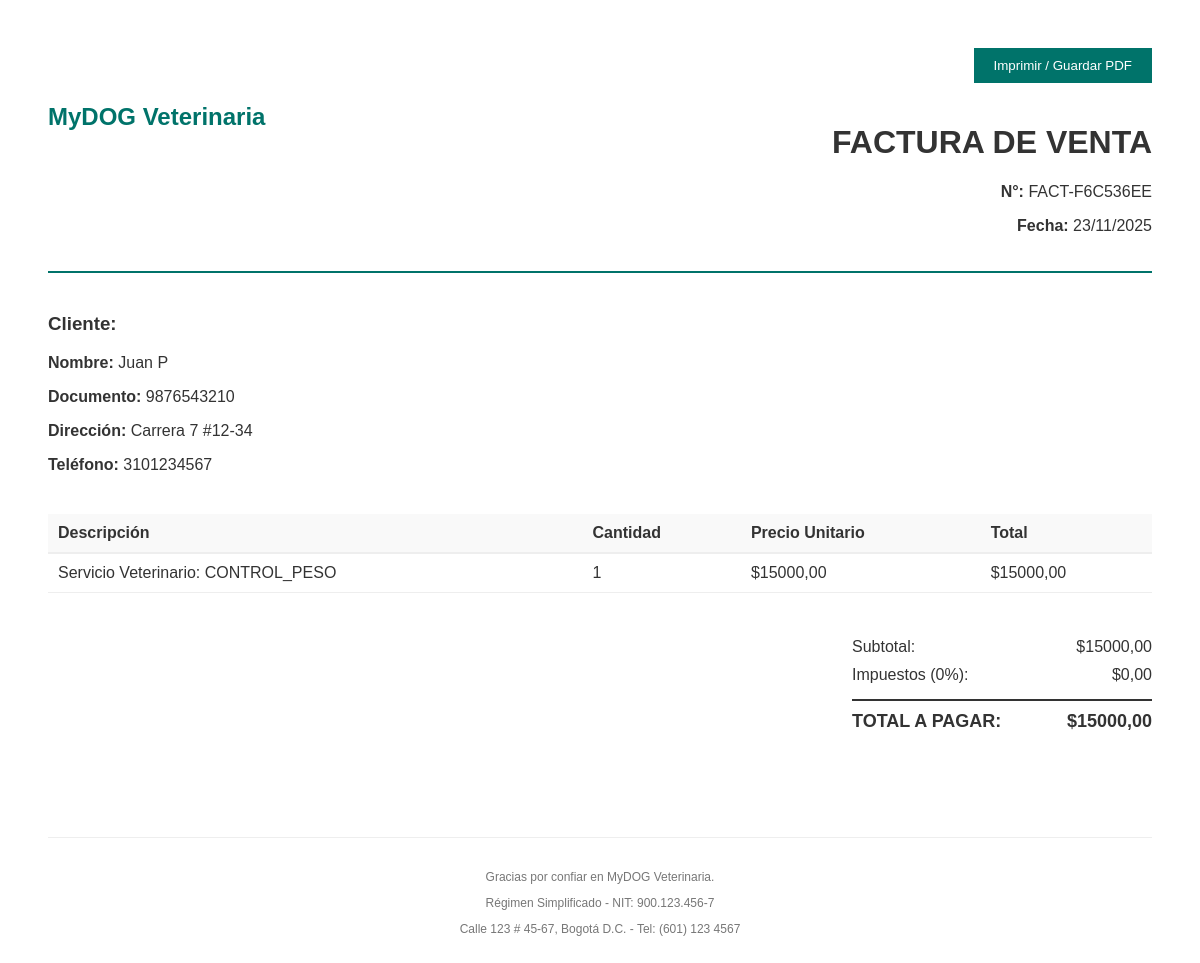
Page /pagos/factura/9/print/ (signed in) on the committed database.
### pagos/models.py (models this page shows, shortened)
class Factura(models.Model):
    numero_factura = models.CharField(
        max_length=50,
        unique=True,
        verbose_name='Número de factura',
        help_text='Número único y consecutivo de la factura'
    )
    pago = models.ForeignKey(
        Pago,
        on_delete=models.PROTECT,
        related_name='facturas',
        verbose_name='Pago asociado'
    )
    propietario = models.ForeignKey(
        'propietarios.Propietario',
        on_delete=models.PROTECT,
        related_name='facturas',
        verbose_name='Propietario'
    )
    subtotal = models.DecimalField(
        max_digits=10,
        decimal_places=2,
        validators=[MinValueValidator(0)],
        verbose_name='Subtotal'
    )
    impuestos = models.DecimalField(
        max_digits=10,
        decimal_places=2,
        validators=[MinValueValidator(0)],
        default=0,
        verbose_name='Impuestos'
    )
    total = models.DecimalField(
        max_digits=10,
        decimal_places=2,
        validators=[MinValueValidator(0)],
        verbose_name='Total'
    )
    pdf = models.FileField(
        upload_to='facturas/%Y/%m/',
        verbose_name='Factura PDF'
    )
    fecha_emision = models.DateTimeField(
        auto_now_add=True,
        verbose_name='Fecha de emisión'
    )
    class Meta:
        verbose_name = 'Factura'
        verbose_name_plural = 'Facturas'
        ordering = ['-fecha_emision']

class Pago(models.Model):
    TIPO_PAGO_CHOICES = [
        ('EFECTIVO', 'Efectivo'),
        ('TARJETA', 'Tarjeta'),
        ('TRANSFERENCIA', 'Transferencia'),
        ('PENDIENTE', 'Pendiente'),
    ]
    ESTADO_CHOICES = [
        ('PENDIENTE', 'Pendiente'),
        ('COMPLETADO', 'Completado'),
        ('FALLIDO', 'Fallido'),
    ]
    cita = models.ForeignKey(
        'citas.Cita',
        on_delete=models.SET_NULL,
        null=True,
        blank=True,
        related_name='pagos',
        verbose_name='Cita asociada'
    )
    propietario = models.ForeignKey(
        'propietarios.Propietario',
        on_delete=models.PROTECT,
        related_name='pagos',
        verbose_name='Propietario'
    )
    monto = models.DecimalField(
        max_digits=10,
        decimal_places=2,
        validators=[MinValueValidator(0.01)],
        verbose_name='Monto',
        help_text='Monto del pago en pesos colombianos'
    )
    tipo_pago = models.CharField(
        max_length=15,
        choices=TIPO_PAGO_CHOICES,
        verbose_name='Tipo de pago'
    )
    estado = models.CharField(
        max_length=15,
        choices=ESTADO_CHOICES,
        default='PENDIENTE',
        verbose_name='Estado del pago'
    )
    referencia = models.CharField(
        max_length=100,
        blank=True,
        verbose_name='Referencia/Comprobante',
        help_text='Número de referencia o comprobante'
    )
    ultimos_4_digitos_validator = RegexValidator(
        regex=r'^\d{4}$',
        message='Debe contener exactamente 4 dígitos'
    )
    ultimos_4_digitos = models.CharField(
        max_length=4,
        blank=True,
        validators=[ultimos_4_digitos_validator],
        verbose_name='Últimos 4 dígitos',
        help_text='Últimos 4 dígitos de la tarjeta (solo si es pago con tarjeta)'
    )
    fecha_pago = models.DateTimeField(
        auto_now_add=True,
        verbose_name='Fecha del pago'
    )
    simulado = models.BooleanField(
        default=True,
        verbose_name='Pago simulado',
        help_text='Indica si es un pago simulado (siempre True en este sistema)'
    )
    usuario_registro = models.ForeignKey(
        'autenticacion.Usuario',
        on_delete=models.PROTECT,
        verbose_name='Usuario que registró el pago'
    )
    class Meta:
        verbose_name = 'Pago'
        verbose_name_plural = 'Pagos'
        ordering = ['-fecha_pago']

### propietarios/models.py (models this page shows, shortened)
class Propietario(models.Model):
    usuario = models.OneToOneField(
        'autenticacion.Usuario',
        on_delete=models.CASCADE,
        related_name='propietario',
        verbose_name='Usuario',
        help_text='Usuario del sistema asociado al propietario'
    )
    nombre = models.CharField(
        max_length=100,
        verbose_name='Nombre completo',
        help_text='Nombre completo del propietario (3-100 caracteres)'
    )
    documento = models.CharField(
        max_length=20,
        unique=True,
        verbose_name='Documento de identidad',
        help_text='Número de documento único del propietario'
    )
    telefono_validator = RegexValidator(
        regex=r'^\d{7,15}$',
        message='El teléfono debe contener entre 7 y 15 dígitos numéricos'
    )
    telefono = models.CharField(
        max_length=15,
        validators=[telefono_validator],
        verbose_name='Teléfono',
        help_text='Teléfono de contacto (7-15 dígitos)'
    )
    correo = models.EmailField(
        unique=True,
        validators=[EmailValidator()],
        verbose_name='Correo electrónico',
        help_text='Correo electrónico único del propietario'
    )
    direccion = models.TextField(
        max_length=200,
        blank=True,
        verbose_name='Dirección',
        help_text='Dirección de residencia (opcional, máx 200 caracteres)'
    )
    fecha_registro = models.DateTimeField(
        auto_now_add=True,
        verbose_name='Fecha de registro'
    )
    fecha_modificacion = models.DateTimeField(
        auto_now=True,
        verbose_name='Fecha de modificación'
    )
    activo = models.BooleanField(
        default=True,
        verbose_name='Activo',
        help_text='Indica si el propietario está activo en el sistema'
    )
    class Meta:
        verbose_name = 'Propietario'
        verbose_name_plural = 'Propietarios'
        ordering = ['-fecha_registro']
        indexes = [
            models.Index(fields=['documento']),
            models.Index(fields=['correo']),
        ]

### citas/models.py (models this page shows, shortened)
class Cita(models.Model):
    ESTADO_CHOICES = [
        ('PROGRAMADA', 'Programada'),
        ('CONFIRMADA', 'Confirmada'),
        ('COMPLETADA', 'Completada'),
        ('CANCELADA', 'Cancelada'),
        ('INASISTENCIA', 'Inasistencia'),
    ]
    propietario = models.ForeignKey(
        'propietarios.Propietario',
        on_delete=models.PROTECT,
        related_name='citas',
        verbose_name='Propietario',
        help_text='Propietario de la mascota'
    )
    mascota = models.ForeignKey(
        'mascotas.Mascota',
        on_delete=models.PROTECT,
        related_name='citas',
        verbose_name='Mascota',
        help_text='Mascota a atender'
    )
    servicio = models.ForeignKey(
        'servicios.Servicio',
        on_delete=models.PROTECT,
        related_name='citas',
        verbose_name='Servicio',
        help_text='Servicio veterinario solicitado'
    )
    veterinario = models.ForeignKey(
        'autenticacion.Usuario',
        on_delete=models.PROTECT,
        limit_choices_to={'rol': 'VETERINARIO'},
        related_name='citas_asignadas',
        verbose_name='Veterinario',
        help_text='Veterinario asignado'
    )
    fecha = models.DateField(
        verbose_name='Fecha',
        help_text='Fecha de la cita'
    )
    hora = models.TimeField(
        verbose_name='Hora',
        help_text='Hora de inicio de la cita'
    )
    estado = models.CharField(
        max_length=15,
        choices=ESTADO_CHOICES,
        default='PROGRAMADA',
        verbose_name='Estado'
    )
    es_emergencia = models.BooleanField(
        default=False,
        verbose_name='Es emergencia',
        help_text='Indica si es una cita de emergencia (sin restricciones de horario)'
    )
    observaciones = models.TextField(
        max_length=500,
        blank=True,
        verbose_name='Observaciones',
        help_text='Observaciones o motivo de la cita'
    )
    motivo_cancelacion = models.TextField(
        max_length=500,
        blank=True,
        verbose_name='Motivo de cancelación',
        help_text='Motivo por el cual se canceló la cita'
    )
    pagado = models.BooleanField(
        default=False,
        verbose_name='Pagado',
        help_text='Indica si la cita ha sido pagada'
    )
    fecha_creacion = models.DateTimeField(
        auto_now_add=True,
        verbose_name='Fecha de creación'
    )
    fecha_modificacion = models.DateTimeField(
        auto_now=True,
        verbose_name='Fecha de modificación'
    )
    usuario_creador = models.ForeignKey(
        'autenticacion.Usuario',
        on_delete=models.PROTECT,
        related_name='citas_creadas',
        verbose_name='Usuario creador',
        help_text='Usuario que creó la cita'
    )
    class Meta:
        verbose_name = 'Cita'
        verbose_name_plural = 'Citas'
        ordering = ['-fecha', '-hora']
        indexes = [
            models.Index(fields=['fecha', 'hora']),
            models.Index(fields=['veterinario', 'fecha']),
            models.Index(fields=['estado']),
        ]
        unique_together = [['veterinario', 'fecha', 'hora']]  # No permitir citas duplicadas

### servicios/models.py (models this page shows, shortened)
class Servicio(models.Model):
    TIPO_CHOICES = [
        ('CONSULTA', 'Consulta veterinaria'),
        ('VACUNACION', 'Vacunación'),
        ('DESPARASITACION', 'Desparasitación'),
        ('CIRUGIA', 'Cirugía'),
        ('CONTROL_PESO', 'Control de peso'),
        ('PELUQUERIA', 'Peluquería'),
        ('VENTA_PRODUCTOS', 'Venta de productos'),
        ('OTRO', 'Otro'),
    ]
    nombre = models.CharField(
        max_length=20,
        choices=TIPO_CHOICES,
        unique=True,
        verbose_name='Nombre del servicio',
        help_text='Tipo de servicio veterinario'
    )
    duracion_minutos = models.PositiveIntegerField(
        validators=[MinValueValidator(15)],
        verbose_name='Duración en minutos',
        help_text='Duración estimada del servicio (mínimo 15 minutos)'
    )
    precio = models.DecimalField(
        max_digits=10,
        decimal_places=2,
        validators=[MinValueValidator(0)],
        verbose_name='Precio',
        help_text='Precio del servicio en pesos colombianos'
    )
    descripcion = models.TextField(
        max_length=500,
        blank=True,
        verbose_name='Descripción',
        help_text='Descripción detallada del servicio (opcional)'
    )
    activo = models.BooleanField(
        default=True,
        verbose_name='Activo',
        help_text='Indica si el servicio está disponible para agendamiento'
    )
    color_calendario = models.CharField(
        max_length=7,
        default='#00736A',
        verbose_name='Color en calendario',
        help_text='Color en formato hexadecimal para mostrar en calendario'
    )
    fecha_creacion = models.DateTimeField(
        auto_now_add=True,
        verbose_name='Fecha de creación'
    )
    fecha_modificacion = models.DateTimeField(
        auto_now=True,
        verbose_name='Fecha de modificación'
    )
    class Meta:
        verbose_name = 'Servicio'
        verbose_name_plural = 'Servicios'
        ordering = ['nombre']

### pagos/views.py (the view)
# urls.py: path('factura/<int:pk>/print/', views.ver_factura, name='factura_print'),
@login_required
def ver_factura(request, pk):
    factura = get_object_or_404(Factura, pk=pk)
    return render(request, 'pagos/factura_print.html', {'factura': factura})

### notificaciones/context_processors.py (called while the page is built)
def notificaciones_unread(request):
    if getattr(request, 'user', None) and request.user.is_authenticated:
        count = Notificacion.objects.filter(usuario=request.user, leida=False).count()
        return {'notificaciones_unread': count}
    return {'notificaciones_unread': 0}

### templates/pagos/factura_print.html (shortened to what this page needs)
<!DOCTYPE html>
<html lang="es">
<head>
</head>
<body>
    <div class="no-print" style="margin-bottom: 20px; text-align: right;">
        <button onclick="window.print()" style="padding: 10px 20px; background: #00736A; color: white; border: none; cursor: pointer;">Imprimir / Guardar PDF</button>
    </div>
    <div class="header">
        <div class="logo">MyDOG Veterinaria</div>
        <div class="invoice-details">
            <h1>FACTURA DE VENTA</h1>
            <p><strong>N°:</strong> {{ factura.numero_factura }}</p>
            <p><strong>Fecha:</strong> {{ factura.fecha_emision|date:"d/m/Y" }}</p>
        </div>
    </div>
    <div class="client-details">
        <h3>Cliente:</h3>
        <p><strong>Nombre:</strong> {{ factura.propietario.nombre }}</p>
        <p><strong>Documento:</strong> {{ factura.propietario.documento }}</p>
        <p><strong>Dirección:</strong> {{ factura.propietario.direccion }}</p>
        <p><strong>Teléfono:</strong> {{ factura.propietario.telefono }}</p>
    </div>
    <table class="table">
        <thead>
            <tr>
                <th>Descripción</th>
                <th>Cantidad</th>
                <th>Precio Unitario</th>
                <th>Total</th>
            </tr>
        </thead>
        <tbody>
            <tr>
                <td>
                    {% if factura.pago.cita %}
                        Servicio Veterinario: {{ factura.pago.cita.servicio.nombre }}
                    {% else %}
                        Servicios Veterinarios Generales
                    {% endif %}
                </td>
                <td>1</td>
                <td>${{ factura.subtotal }}</td>
                <td>${{ factura.subtotal }}</td>
            </tr>
        </tbody>
    </table>
    <div class="totals">
        <div class="totals-row">
            <span>Subtotal:</span>
            <span>${{ factura.subtotal }}</span>
        </div>
        <div class="totals-row">
            <span>Impuestos (0%):</span>
            <span>${{ factura.impuestos }}</span>
        </div>
        <div class="totals-row total-final">
            <span>TOTAL A PAGAR:</span>
            <span>${{ factura.total }}</span>
        </div>
    </div>
    <div class="footer">
        <p>Gracias por confiar en MyDOG Veterinaria.</p>
        <p>Régimen Simplificado - NIT: 900.123.456-7</p>
        <p>Calle 123 # 45-67, Bogotá D.C. - Tel: (601) 123 4567</p>
    </div>
</body>
</html>

### templates/pagos/factura_print.html (style rules this page uses)
body { font-family: 'Helvetica', sans-serif; padding: 40px; color: #333; }
.header { display: flex; justify-content: space-between; margin-bottom: 40px; border-bottom: 2px solid #00736A; padding-bottom: 20px; }
.logo { color: #00736A; font-weight: bold; font-size: 24px; }
.invoice-details { text-align: right; }
.client-details { margin-bottom: 40px; }
.table { width: 100%; border-collapse: collapse; margin-bottom: 40px; }
.table th { text-align: left; border-bottom: 2px solid #eee; padding: 10px; background: #f9f9f9; }
.table td { border-bottom: 1px solid #eee; padding: 10px; }
.totals { float: right; width: 300px; }
.totals-row { display: flex; justify-content: space-between; padding: 5px 0; }
.total-final { font-weight: bold; font-size: 18px; border-top: 2px solid #333; margin-top: 10px; padding-top: 10px; }
.footer { margin-top: 100px; text-align: center; font-size: 12px; color: #777; border-top: 1px solid #eee; padding-top: 20px; }

### rows in the picture
Factura: numero_factura "FACT-F6C536EE", fecha_emision "23/11/2025", propietario.nombre "Juan P", propietario.documento "9876543210", propietario.direccion "Carrera 7 #12-34", propietario.telefono "3101234567", pago.cita.servicio.nombre "CONTROL_PESO", subtotal "15000,00", impuestos "0,00", total "15000,00"
